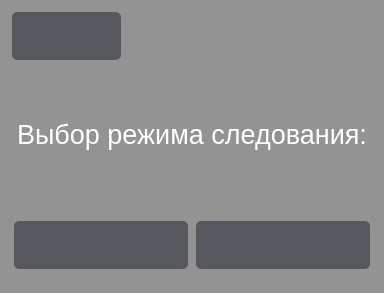
<?xml version="1.0" encoding="UTF-8"?>
<ui version="4.0">
 <class>Dialog</class>
 <widget class="QDialog" name="Dialog">
  <property name="geometry">
   <rect>
    <x>0</x>
    <y>0</y>
    <width>384</width>
    <height>293</height>
   </rect>
  </property>
  <property name="windowTitle">
   <string>Dialog</string>
  </property>
  <property name="styleSheet">
   <string notr="true">background-color: rgb(147, 147, 147);
border: 2px solid rgba(62, 63, 70, 0);
border-radius: 6px;</string>
  </property>
  <layout class="QVBoxLayout" name="verticalLayout">
   <item alignment="Qt::AlignLeft">
    <widget class="QPushButton" name="btn_power">
     <property name="sizePolicy">
      <sizepolicy hsizetype="Minimum" vsizetype="Fixed">
       <horstretch>0</horstretch>
       <verstretch>0</verstretch>
      </sizepolicy>
     </property>
     <property name="font">
      <font>
       <pointsize>30</pointsize>
      </font>
     </property>
     <property name="styleSheet">
      <string notr="true">QPushButton {
    border: 2px solid rgba(62, 63, 70, 0);
    border-radius: 6px;
    /*background-color: qlineargradient(x1: 0, y1: 0, x2: 0, y2: 1,
                                      stop: 0 #f6f7fa, stop: 1 #dadbde);*/
	
	background-color: rgba(62, 63, 70, 0.7);

    min-width: 80px;
	image: url(UI/icons/cancel.svg);
}

QPushButton:checked {
    background-color: qlineargradient(x1: 0, y1: 0, x2: 0, y2: 1,
                                      stop: 0 #dadbde, stop: 1 #f6f7fa);
}

</string>
     </property>
     <property name="text">
      <string/>
     </property>
     <property name="icon">
      <iconset>
       <normaloff>:/icons/power.svg</normaloff>:/icons/power.svg</iconset>
     </property>
     <property name="iconSize">
      <size>
       <width>26</width>
       <height>26</height>
      </size>
     </property>
     <property name="checkable">
      <bool>false</bool>
     </property>
    </widget>
   </item>
   <item alignment="Qt::AlignHCenter|Qt::AlignVCenter">
    <widget class="QLabel" name="label">
     <property name="minimumSize">
      <size>
       <width>0</width>
       <height>135</height>
      </size>
     </property>
     <property name="font">
      <font>
       <pointsize>20</pointsize>
      </font>
     </property>
     <property name="styleSheet">
      <string notr="true">color: rgb(255, 255, 255);</string>
     </property>
     <property name="text">
      <string>Выбор режима следования:</string>
     </property>
     <property name="alignment">
      <set>Qt::AlignCenter</set>
     </property>
    </widget>
   </item>
   <item>
    <widget class="QFrame" name="frame">
     <property name="frameShape">
      <enum>QFrame::StyledPanel</enum>
     </property>
     <property name="frameShadow">
      <enum>QFrame::Raised</enum>
     </property>
     <layout class="QHBoxLayout" name="horizontalLayout">
      <property name="leftMargin">
       <number>0</number>
      </property>
      <property name="rightMargin">
       <number>0</number>
      </property>
      <item>
       <widget class="QPushButton" name="btn_target">
        <property name="font">
         <font>
          <pointsize>30</pointsize>
         </font>
        </property>
        <property name="styleSheet">
         <string notr="true">QPushButton {
    border: 2px solid rgba(62, 63, 70, 0);
    border-radius: 6px;
    background-color: rgba(62, 63, 70, 0.7);
	image: url(UI/icons/target.svg);
	min-width: 80px;
	}

QPushButton:checked {
	border: 2px solid rgba(217, 217, 217, 0);
    border-radius: 6px;
    background-color: rgba(217, 217, 217, 0.7);
	min-width: 80px;
}


</string>
        </property>
        <property name="text">
         <string/>
        </property>
        <property name="iconSize">
         <size>
          <width>25</width>
          <height>25</height>
         </size>
        </property>
        <property name="checkable">
         <bool>true</bool>
        </property>
       </widget>
      </item>
      <item>
       <widget class="QPushButton" name="btn_human">
        <property name="font">
         <font>
          <pointsize>30</pointsize>
         </font>
        </property>
        <property name="styleSheet">
         <string notr="true">QPushButton {
    border: 2px solid rgba(62, 63, 70, 0);
    border-radius: 6px;
    background-color: rgba(62, 63, 70, 0.7);
	image: url(UI/icons/emoji.svg);
	min-width: 80px;
	}

QPushButton:checked {
	border: 2px solid rgba(217, 217, 217, 0);
    border-radius: 6px;
    background-color: rgba(217, 217, 217, 0.7);
	min-width: 80px;
}


</string>
        </property>
        <property name="text">
         <string/>
        </property>
        <property name="iconSize">
         <size>
          <width>25</width>
          <height>25</height>
         </size>
        </property>
        <property name="checkable">
         <bool>true</bool>
        </property>
       </widget>
      </item>
     </layout>
    </widget>
   </item>
  </layout>
 </widget>
 <resources/>
 <connections>
  <connection>
   <sender>btn_power</sender>
   <signal>clicked()</signal>
   <receiver>Dialog</receiver>
   <slot>close()</slot>
   <hints>
    <hint type="sourcelabel">
     <x>150</x>
     <y>26</y>
    </hint>
    <hint type="destinationlabel">
     <x>199</x>
     <y>-27</y>
    </hint>
   </hints>
  </connection>
 </connections>
</ui>
